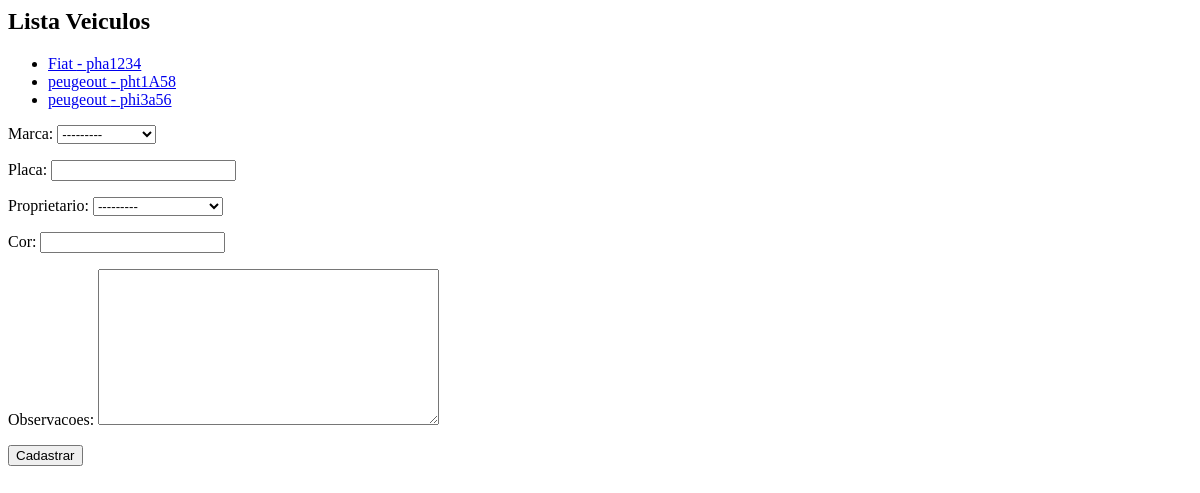
/core/veiculos/, run on an earlier commit of the app's database.
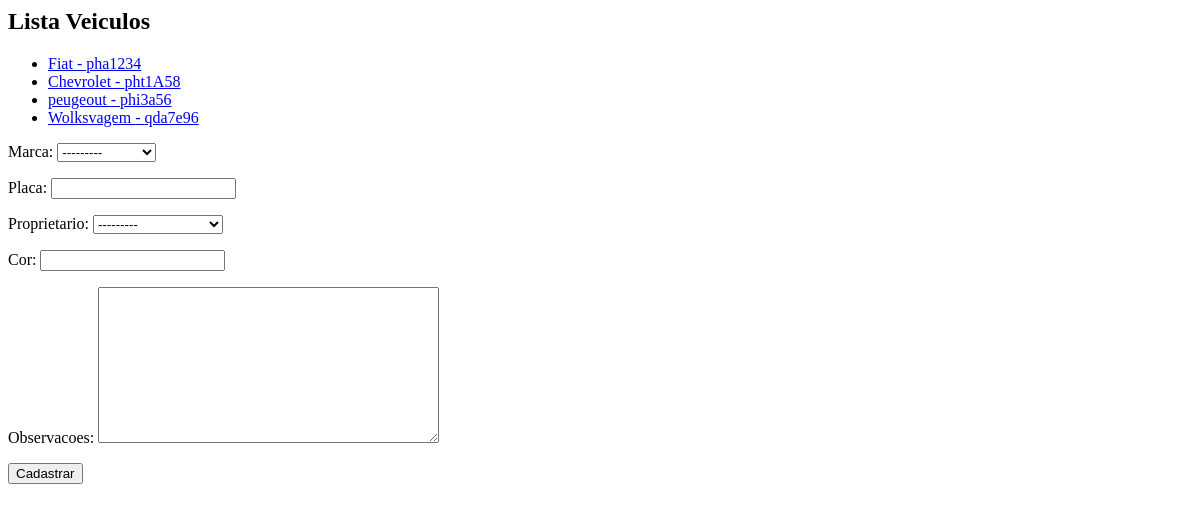
And on a later commit of the database.
### core/models.py (models this page shows, shortened)
class Veiculo(models.Model):
    marca = models.ForeignKey('Marca', on_delete=models.CASCADE)
    placa = models.CharField(max_length=7)
    proprietario = models.ForeignKey('PEssoa', on_delete=models.CASCADE)
    cor = models.CharField(max_length=15)
    observacoes = models.TextField()

class Marca(models.Model):
    nome = models.CharField(max_length=50)
    def __str__(self):
        return self.nome

### core/views.py (the view)
# urls.py: path('veiculos/', lista_veiculos, name='core_lista_veiculos'),
def lista_veiculos(request):
    veiculos = Veiculo.objects.all()
    form = VeiculoForm()
    data = {'veiculos': veiculos, 'form': form}
    return render(request, 'core/lista_veiculos.html', data)

### core/forms.py
class VeiculoForm(ModelForm):
    class Meta:
        model =  Veiculo
        fields = '__all__'

### core/models.py (called while the page is built)
    def __str__(self):
        return self.nome

### core/templates/core/lista_veiculos.html (shortened to what this page needs)
<h2>Lista Veiculos</h2>
<ul>
{% for veiculo in veiculos %}
    <li><a href="{% url 'core_veiculo_update' veiculo.id %}"> {{veiculo.marca}} - {{ veiculo.placa }} </a></li>
{% endfor %}
</ul>
<form action="{% url 'core_veiculo_novo' %}" method="POST">
    {{form.as_p}}
    <button type="submit">Cadastrar</button>
</form>

What changed in the data, as far as the page shows it:
changed Veiculo "pht1A58": marca "peugeout" → "Chevrolet"
added Veiculo: marca "Wolksvagem", placa "qda7e96"
